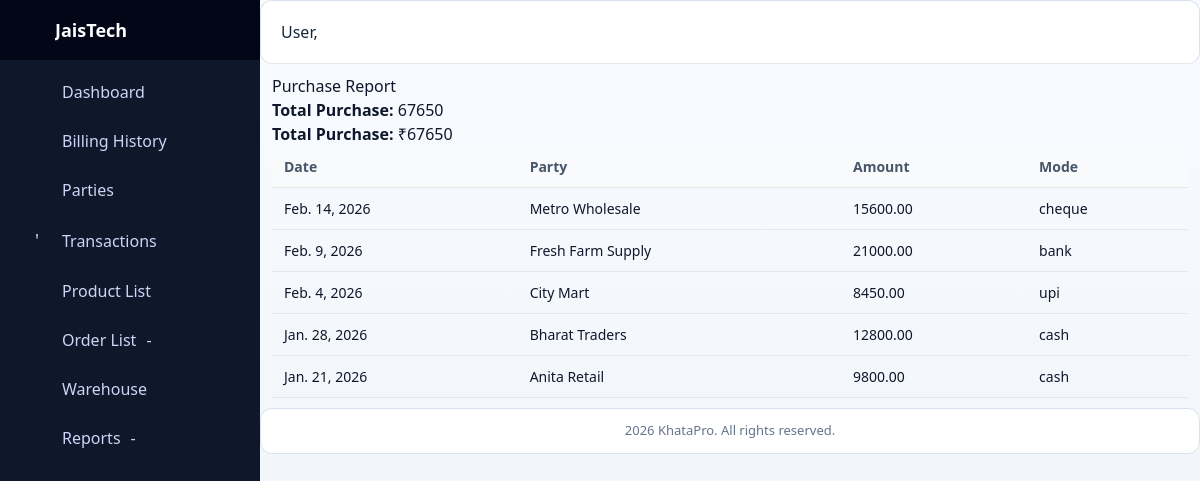
Screenshot of /reports/purchase/ with the database file from the repository.
### khataapp/models.py (models this page shows, shortened)
class Transaction(models.Model):
    TXN_TYPE_CHOICES = [
        ("credit", "Credit"),
        ("debit", "Debit"),
    ]
    TXN_MODE_CHOICES = [
        ("cash", "Cash"),
        ("online", "Online"),
        ("upi", "UPI"),
        ("bank", "Bank Transfer"),
        ("cheque", "Cheque"),
    ]
    GST_TYPE_CHOICES = [
        ("gst", "GST"),
        ("nongst", "Non GST"),
    ]
    party = models.ForeignKey(
        "khataapp.Party",
        on_delete=models.CASCADE,
        related_name="transactions"
    )
    txn_type = models.CharField(max_length=10, choices=TXN_TYPE_CHOICES)
    txn_mode = models.CharField(max_length=20, choices=TXN_MODE_CHOICES, default="cash")
    amount = models.DecimalField(max_digits=10, decimal_places=2)
    date = models.DateField()   # Manual date selection
    notes = models.TextField(blank=True, null=True)
    receipt = models.ImageField(upload_to="receipts/", blank=True, null=True)
    order = models.ForeignKey(
        "commerce.Order",
        on_delete=models.SET_NULL,
        null=True,
        blank=True,
        related_name="linked_transactions"
    )
    payment = models.ForeignKey(
        "commerce.Payment",
        on_delete=models.SET_NULL,
        null=True,
        blank=True,
        related_name="linked_transactions"
    )
    voucher = models.ForeignKey(
        "commerce.SalesVoucher",
        on_delete=models.SET_NULL,
        null=True,
        blank=True,
        related_name="transactions"
    )
    invoice = models.ForeignKey(
        "commerce.Invoice",
        on_delete=models.SET_NULL,
        null=True,
        blank=True,
        related_name="transactions"
    )
    gst_type = models.CharField(
        max_length=10,
        choices=GST_TYPE_CHOICES,
        blank=True,
        null=True
    )
    created_at = models.DateTimeField(auto_now_add=True)
    class Meta:
        ordering = ['-date']
        verbose_name_plural = "Transactions"

class Party(models.Model):
    PARTY_TYPE_CHOICES = (
        ('customer', 'Customer'),
        ('supplier', 'Supplier'),
    )
    owner = models.ForeignKey(
        settings.AUTH_USER_MODEL,
        on_delete=models.CASCADE,
        related_name='my_parties',
        null=True,
        blank=True
    )
    name = models.CharField(max_length=100)
    mobile = models.CharField(max_length=15, blank=True)
    email = models.EmailField(blank=True)
    gst = models.CharField(max_length=20, blank=True, null=True)
    address = models.TextField(blank=True, null=True)
    party_type = models.CharField(max_length=10, choices=PARTY_TYPE_CHOICES)
    created_at = models.DateTimeField(auto_now_add=True)
    upi_id = models.CharField(max_length=50, blank=True, null=True)
    bank_account_number = models.CharField(max_length=30, blank=True, null=True)
    qr_code = models.ImageField(upload_to='qr_codes/', blank=True, null=True)
    is_premium = models.BooleanField(default=False)
    whatsapp_number = models.CharField(max_length=15, blank=True, null=True)
    sms_number = models.CharField(max_length=15, blank=True, null=True)
    credit_grade = models.CharField(max_length=5, default='-', blank=True)
    credit_period = models.PositiveIntegerField(default=30, help_text="Credit period in days")
    opening_balance = models.DecimalField(max_digits=12, decimal_places=2, default=0, help_text="Opening balance for supplier")
    is_active = models.BooleanField(default=True)
    customer_category = models.CharField(max_length=60, blank=True, null=True, help_text="Customer segment/category")
    def balance(self):
        """Net balance (Credit - Debit)."""
        return self.total_credit() - self.total_debit()
    class Meta:
        ordering = ['-created_at']
        verbose_name_plural = "Parties"

### reports/views.py (the view)
# urls.py: path('purchase/', views.purchase_report, name='purchase_report'),
def purchase_report(request):
    purchases = Transaction.objects.filter(txn_type='debit')
    total_purchase = purchases.aggregate(
        total=Sum('amount')
    )['total'] or 0
    return render(request, 'reports/purchase_report.html', {
        'purchases': purchases,
        'total_purchase': total_purchase
    })

### billing/templatetags/feature_tags.py (called while the page is built)
@register.simple_tag(takes_context=True)
def feature_allowed(context, feature_key):
    user = context.get("request").user
    if not user or not user.is_authenticated:
        return False
    return user_has_feature(user, feature_key)

### system_mode/context_processors.py (called while the page is built)
def system_mode_context(request):
    context = getattr(request, "system_mode_context", None)
    if context is None:
        context = build_request_mode_context(request)
    return {
        "system_mode": context,
        "system_mode_name": context.get("current_mode", "DESKTOP"),
        "system_mode_locked": bool(context.get("is_locked", False)),
        "resolved_system_mode": context.get("resolved_mode", "DESKTOP"),
        "resolved_system_mode_css": context.get("resolved_mode_css", "desktop"),
        "system_route_profile": context.get("route_profile", {}),
    }

### system_mode/models.py (called while the page is built)
    @classmethod
    def get_solo(cls, for_update=False):
        qs = cls.objects
        if for_update:
            qs = qs.select_for_update()
        instance = qs.filter(pk=1).first()
        if instance:
            return instance
        with transaction.atomic():
            locked = cls.objects.select_for_update().filter(pk=1).first()
            if locked:
                return locked
            return cls.objects.create(pk=1, current_mode=cls.Mode.DESKTOP)

### system_mode/services.py (called while the page is built)
def serialize_system_mode(mode_obj: SystemMode) -> dict[str, Any]:
    return {
        "current_mode": mode_obj.current_mode,
        "is_locked": bool(mode_obj.is_locked),
        "updated_by_id": mode_obj.updated_by_id,
        "updated_at": mode_obj.updated_at.isoformat() if mode_obj.updated_at else None,
    }

def get_system_mode_state(force_refresh: bool = False) -> dict[str, Any]:
    if not force_refresh:
        cached = cache.get(CACHE_KEY)
        if cached:
            return cached
    try:
        mode_obj = SystemMode.get_solo()
        payload = serialize_system_mode(mode_obj)
    except OperationalError:
        payload = {
            "current_mode": SystemMode.Mode.DESKTOP,
            "is_locked": False,
            "updated_by_id": None,
            "updated_at": None,
        }
    cache.set(CACHE_KEY, payload, CACHE_TTL_SECONDS)
    return payload

### templates/reports/purchase_report.html (shortened to what this page needs)
{% extends 'base.html' %}
{% block content %}
<h2>Purchase Report</h2>
<p><strong>Total Purchase:</strong> {{ total_purchase }}</p>
<p><strong>Total Purchase:</strong> ₹{{ total_purchase }}</p>
<table>
    <tr>
        <th>Date</th>
        <th>Party</th>
        <th>Amount</th>
        <th>Mode</th>
    </tr>
    {% for purchase in purchases %}
    <tr>
        <td>{{ purchase.date }}</td>
        <td>{{ purchase.party.name }}</td>
        <td>{{ purchase.amount }}</td>
        <td>{{ purchase.txn_mode }}</td>
    </tr>
    {% endfor %}
</table>
{% endblock %}

### static/css/dashboard.css (style rules this page uses)
* { box-sizing: border-box; }
html, body { margin: 0; padding: 0; height: 100%; font-family: system-ui, -apple-system, Segoe UI, Roboto, Arial, sans-serif; background: #f4f6fb; overflow-x: hidden; }
table { width: 100%; border-collapse: collapse; font-size: 14px; }
th, td { padding: 10px 12px; border-bottom: 1px solid #e5e7eb; text-align: left; }
th { color: #475569; font-weight: 600; background: #f8fafc; }

### static/css/unified-theme.css (style rules this page uses)
:root { --uc-bg: #f4f7fb; --uc-surface: #ffffff; --uc-border: #d9e2ec; --uc-text: #12263a; --uc-muted: #5f6c7b; --uc-brand: #0b6bcb; --uc-brand-2: #0f9d7a; --uc-danger: #c03b3b; --uc-warning: #b7791f; }
body { background: var(--uc-bg); color: var(--uc-text); }

### static/css/master_ui_system.css (style rules this page uses)
:root { --ui-primary: #123a8f; --ui-primary-dark: #0f2f73; --ui-secondary: #f58b1f; --ui-secondary-dark: #d97108; --ui-danger: #c03b3b; --ui-outline: #64748b; --ui-surface: #ffffff; --ui-surface-soft: #f4f7fc; --ui-border: #d8e0ee; --ui-text: #0f172a; --ui-muted: #475569; --ui-radius: 6px; --ui-shadow: 0 10px 26px rgba(15, 23, 42, 0.08); }

### rows the page displays
Transaction: date "Feb. 14, 2026", party.name "Metro Wholesale", amount "15600.00", txn_mode "cheque"
Transaction: date "Feb. 9, 2026", party.name "Fresh Farm Supply", amount "21000.00", txn_mode "bank"
Transaction: date "Feb. 4, 2026", party.name "City Mart", amount "8450.00", txn_mode "upi"
Transaction: date "Jan. 28, 2026", party.name "Bharat Traders", amount "12800.00", txn_mode "cash"
Transaction: date "Jan. 21, 2026", party.name "Anita Retail", amount "9800.00", txn_mode "cash"

### other values shown
{{ company.company_name|default:"JaisTech" }} "JaisTech"
{{ total_purchase }} "67650"
